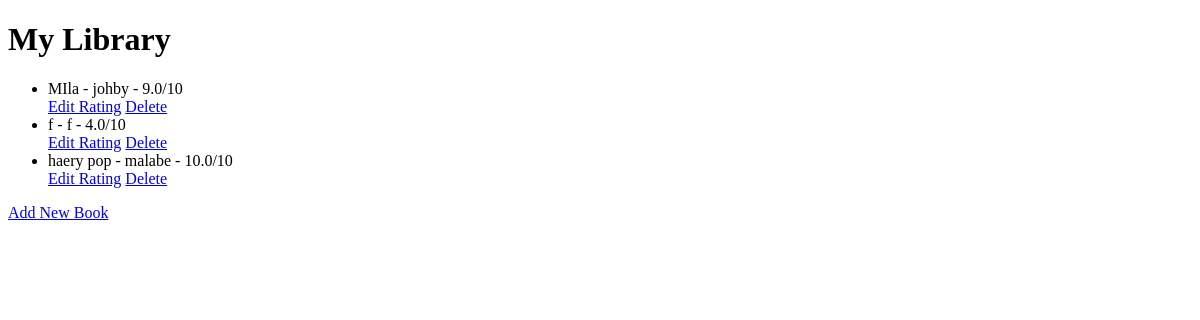
Before: / with the older database file.
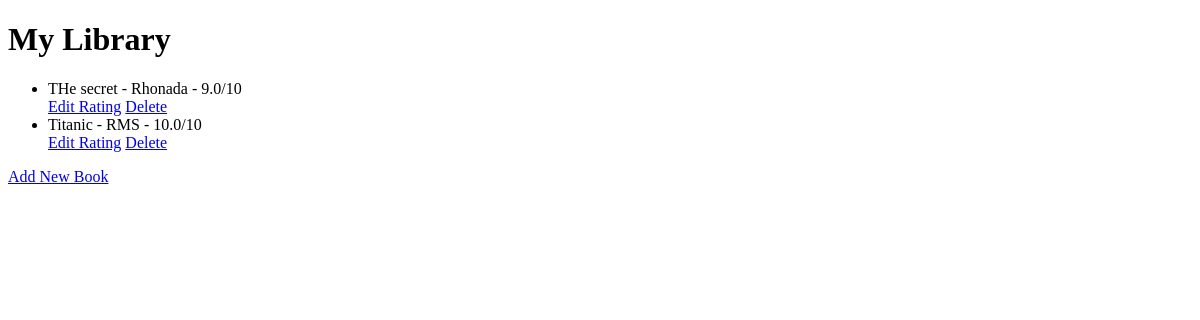
After: the same page with the newer database file.
### main.py (models this page shows)
class Book(db.Model):
    id: Mapped[int] = mapped_column(Integer, primary_key=True)
    title: Mapped[str] = mapped_column(String(250), unique=True, nullable=False)
    author: Mapped[str] = mapped_column(String(250), nullable=False)
    rating: Mapped[float] = mapped_column(Float, nullable=False)

### main.py (the view)
@app.route('/')
def home():
    result = db.session.execute(db.select(Book).order_by(Book.title))
    all_books = result.scalars()
    return render_template("index.html", books=all_books)

### templates/index.html (shortened to what this page needs)
<!DOCTYPE html>
<html lang="en">
  <head>
  </head>
  <body>
    <h1>My Library</h1>
    <ul>
         {% for book in books %}
        <li>{{book.title}} - {{book.author}} - {{book.rating}}/10</li>
        <a href="{{ url_for('edit', id=book.id) }}">Edit Rating</a>
        <a href="{{ url_for('delete', id=book.id) }}">Delete</a>
        {% endfor %}
    </ul>
    <a href="{{ url_for('add') }}">Add New Book</a>
  </body>
</html>

Changed rows visible on the page:
removed Book: title "MIla", author "johby", rating "9.0"
removed Book: title "haery pop", author "malabe", rating "10.0"
changed Book: title "f" → "THe secret"; author "f" → "Rhonada"; rating "4.0" → "9.0"
added Book: title "Titanic", author "RMS", rating "10.0"
